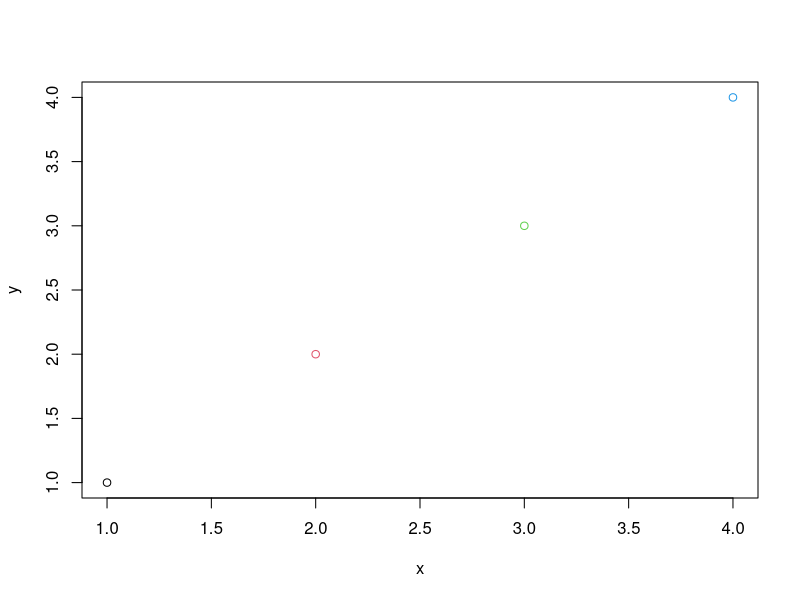
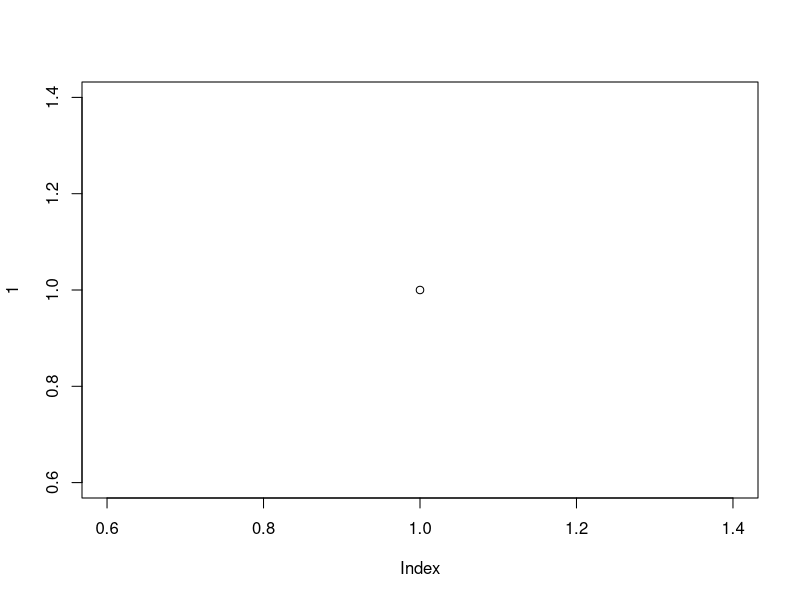

The R source for these figures, in order:
#' ---
#' title: "Introduction to Biostatistical Computing PHC 6937"
#' subtitle: "R function"
#' author: Zhiguang Huo (Caleb)
#' date: "Wednesday August 31, 2022"
#' output:
#'   slidy_presentation: default
#'   ioslides_presentation: default
#'   beamer_presentation: null
#' ---
#' 
#' Why do we need functions
#' ===
#' - If you repeat a procedure more than 2 times, you should consider make it as a function.
#'     - Save your work in the future.
#'     - Avoid mistakes.
#'     
#'     
#' 
#' Component of a R function
#' ===
#' 
#' - All R functions have three parts:
#'     - body(), the code inside the function
#'     - formals(), list of arguments which controls how you can call the function.
#'     - environment(), the map of the location of the function's variables.
#' 
## --------------------------------------------------------------------------------------------------------------------
cubic <- function(x){
  return(x^3)
} 
## x: function argument
## cubic: function name

body(cubic)
formals(cubic)
environment(cubic)

#' 
#' 
#' 
#' Primitive functions
#' ===
#' - Primitive funcitons are exceptions to the rule.
#' - Primitive funcitons, like sum(), call C code directly .Primitive() and contain no R code.
#' - Primitive funcitons are only in the base package, they can be more efficient.
## --------------------------------------------------------------------------------------------------------------------
sum
body(sum)
formals(sum)
environment(sum)

#' 
#' Example - Odds Ratio Function
#' ===
#' - Suppose we want to write a function that calculates the odds ratio $\theta$ of a 2 x 2 contingency table and the asymptotic confidence interval for $\theta$.
#' 
#' ![](../figure/oddsRatioTable.png)
#' 
#' 
#' - Sample odds ratio, 
#'    $$\hat{\theta}=\frac{ad}{bc} $$ 
#' - The asymptotic standard error for $log(\hat{\theta})$ is $$SE(log\hat{\theta})=\sqrt{\frac{1}{a}+\frac{1}{b}+\frac{1}{c}+\frac{1}{d}} $$ 
#' - The asymptotic 100(1-$\alpha$)\% confidence interval for $log\hat{\theta}$ is, $$ log\hat{\theta} \pm z_{\alpha/2}SE(log\hat{\theta}) $$
#' - Exponentiate the upper and lower bounds to get a confidence interval for $\theta$.
#'    
#'     
#' 
#' Example - Odds Ratio Function
#' ===
#' - Consider the following data that describes the relationship between myocardial infarction and aspirin use (Agresti 1996). 
## --------------------------------------------------------------------------------------------------------------------
X <- matrix(c(189, 104, 10845, 10933), nrow=2,
            dimnames=list(Treatment=c("Placebo","Aspirin"), 
                          "Myocardial Infarction"=c("Yes", "No")))
X

#' 
#' Returning Objects
#' ===
#' - Often we will want a function to return an object that can be assigned. The function for returning objects is return(). 
#' - The return() function prints and returns its arguments. 
#' 
## --------------------------------------------------------------------------------------------------------------------
odds.ratio0 <- function(X){
  result <- X[1,1]*X[2,2]/(X[1,2]*X[2,1])
  return(result)
}
odds.ratio0(X)

#' 
#' Returning Objects
#' ===
#' - If the end of a function is reached without calling return(), the value of the last evaluated expression is returned and outputted.
#' 
## --------------------------------------------------------------------------------------------------------------------
odds.ratio1 <- function(X){
  X[1,1]*X[2,2]/(X[1,2]*X[2,1])
}
odds.ratio1(X)

#' 
#' - You can also omit {} if there is only one line for the body
#' 
## --------------------------------------------------------------------------------------------------------------------
odds.ratio2 <- function(X) ## if the function has only one line, don't even need brackets
  X[1,1]*X[2,2]/(X[1,2]*X[2,1])

odds.ratio2(X)

#' 
#' 
#' 
#' Return multiple variables
#' ===
#' - A list is often a good tool for returning multiple objects.
## --------------------------------------------------------------------------------------------------------------------
odds.ratio <- function(X, conf.level=0.95){
  OR <- X[1,1]*X[2,2]/(X[1,2]*X[2,1])
  logOR.SE <- sqrt(sum(1/X))
  
  alpha <- 1 - conf.level
  CI.lower <- exp(log(OR) - qnorm(1 - alpha/2)*logOR.SE)
  CI.upper <- exp(log(OR) + qnorm(1 - alpha/2)*logOR.SE)
  # qnorm returns the quantiles of a Gaussian distribution.
  
  out <- list(OR=OR, CI=c(CI.lower, CI.upper), conf.level=conf.level)
  return(out)
}
odds.ratio(X)
odds.ratio(X)$OR

#' 
#' tracking progress of a function
#' ===
#' - The cat() and print() functions can be used to output results; 
#'     - the cat() function gives more control over the appearance of the output. 
#' 
## --------------------------------------------------------------------------------------------------------------------
odds.ratio <- function(X, conf.level=0.95){
  cat("calculating odds ratio...","\n")
  OR <- X[1,1]*X[2,2]/(X[1,2]*X[2,1])
  logOR.SE <- sqrt(sum(1/X))
  
  cat("calculating confidence interval...","\n")
  alpha <- 1 - conf.level
  CI.lower <- exp(log(OR) - qnorm(1 - alpha/2)*logOR.SE)
  CI.upper <- exp(log(OR) + qnorm(1 - alpha/2)*logOR.SE)
  
  cat("done, returning output...","\n")
  out <- list(OR=OR, CI=c(CI.lower, CI.upper), conf.level=conf.level)
  return(out)
}
out <- odds.ratio(X)

#' 
#' 
#' Verifying Arguments
#' ===
#' - If you are writing a function for others to use it is often a good idea to include code that verifies that the appropriate arguments were entered.
#' - If an argument value is not valid we want to stop executing the expression and return an error message.
#'      - missing(): Can be used to test whether a value was specified as an argument to a function; returns TRUE if a value is not specified and FALSE if a value is specified.
#'      - stop(): Stop execution of the current expression and prints an error.
#'      - warning(): Generate a warning message.
#'      - message(): Generate a diagnostic message.
#'      - stopifnot(): If any of the arguments are not all TRUE then stop() is called and an error message is produced that indicates the first element of the argument list that is not TRUE. 
#' 
#' examples for verifying arguments
#' ===
## --------------------------------------------------------------------------------------------------------------------
odds.ratio <- function(X, conf.level=0.95){
  stopifnot(!missing(X), is.matrix(X),dim(X)==c(2,2),X>0)

  cat("calculating odds ratio...","\n")
  OR <- X[1,1]*X[2,2]/(X[1,2]*X[2,1])
  logOR.SE <- sqrt(sum(1/X))
  
  cat("calculating confidence interval...","\n")
  alpha <- 1 - conf.level
  CI.lower <- exp(log(OR) - qnorm(1 - alpha/2)*logOR.SE)
  CI.upper <- exp(log(OR) + qnorm(1 - alpha/2)*logOR.SE)
  
  cat("done, returning output...","\n")
  out <- list(OR=OR, CI=c(CI.lower, CI.upper), conf.level=conf.level)
  return(out)
}
out <- odds.ratio(X)

#' 
#' 
#' Try catch
#' ===
#' 
#' tryCatch function allows your code to be excuted even error exists
#' 
## --------------------------------------------------------------------------------------------------------------------
# result = tryCatch({
#     expr
# }, warning = function(w) {
#     warning-handler-code
# }, error = function(e) {
#     error-handler-code
# }
# )

#' 
#' - success
## --------------------------------------------------------------------------------------------------------------------
result = tryCatch({
  2^6
}, warning = function(w) {
  print(paste("MY_WARNING:  ",w))
  return("warning")
}, error = function(e) {
  print(paste("MY_ERROR:  ",e))
  return("error")
}
)
result

#' 
#' ---
#' 
#' - warning
#' 
## --------------------------------------------------------------------------------------------------------------------
result = tryCatch({
  1:3 + 1:2
}, warning = function(w) {
  print(paste("MY_WARNING:  ",w))
  return("warning")
}, error = function(e) {
  print(paste("MY_ERROR:  ",e))
  return("error")
}
)
result

#' 
#' ---
#' 
#' - error
#' 
## --------------------------------------------------------------------------------------------------------------------
result = tryCatch({
  "A" + "B"
}, warning = function(w) {
  print(paste("MY_WARNING:  ",w))
  return("warning")
}, error = function(e) {
  print(paste("MY_ERROR:  ",e))
  return("error")
}
)
result

#' 
#' 
#' 
#' 
#' Lexical scoping for R functions
#' ===
#' 
#' Scoping is the set of rules that govern how R looks up the value of a symbol.
#' 
#' - Name masking
#' - fresh start
#' - dynamic lookup
#' 
#' Name masking
#' ===
#' 
#' - If a function doesn't find a variable/function inside a function, it will search one level up
## --------------------------------------------------------------------------------------------------------------------
x <- 1
h <- function(){
  y <- 2
  i <- function(){
    z <- 3
    c(x, y, z)
  }
  i()
}

h()

#' 
#' 
#' A fresh start
#' ===
#' 
## --------------------------------------------------------------------------------------------------------------------
j <- function(){
  if(!exists("a")){
    a <- 1
  } else {
    a <- a + 1
  }
  print(a)
}
j()
j()

#' 
#' Dynamic lookup
#' ===
#' 
## --------------------------------------------------------------------------------------------------------------------
x <- 15
f <- function() x
f()

x <- 20
f()

#' Every operation is a function call 
#' ===
#' 
#' - infix operators: +, -, *, /
## --------------------------------------------------------------------------------------------------------------------
x <- 10; y <- 5; 
x + y
'+'(x, y)

#' 
#' - Control flow operators: for, if while
## --------------------------------------------------------------------------------------------------------------------
for(i in 1:2) cat(i,' ')
'for'(i, 1:2, cat(i,' '))

#' 
#' - Subsetting operator
## --------------------------------------------------------------------------------------------------------------------
x <- 1:10; x[3]
'['(x,3)

#' 
#' 
#' Other infix functions
#' ===
#' 
## --------------------------------------------------------------------------------------------------------------------
## %%: Remainder operator
5 %% 3
## %/%: Integer division
5 %/% 3
## %*% Matrix multiplication
## to be discussed in the future.

## %o% Outer product
1:2 %o% 1:3

## %in% Match operator
c(1,2,3,4,5,6) %in% c(2,6,8)


#' 
#' 
#' Function arguments -- default value
#' ===
#' - default argument of a function can be defined in the function formals
## --------------------------------------------------------------------------------------------------------------------
f <- function(arg, brg=10) 
  list(arg = arg, brg = brg)
str(f(arg=2, brg=10))
str(f(arg=2)) 

#' 
#' - revisit = and <-
#'     - = can be used for assigning value and specifying function argument
#'     - <- can only be used for assigning value.
#' 
#' 
#' Function arguments
#' ===
#' - How to specify function arguments
#'     - complete name
#'     - partial name
#'     - by position
#' - Arguments match order 
#'     1. first by exact name (perfect matching), 
## --------------------------------------------------------------------------------------------------------------------
f <- function(arg, brg=10) 
  list(arg = arg, brg = brg)
str(f(arg=2, brg=10))

#' 
#' ---
#' 
#'     2. then by prefix matching, 
## --------------------------------------------------------------------------------------------------------------------
f <- function(arg, brg=10) 
  list(arg = arg, brg = brg)
str(f(b=10, ar=2))

#'     3. finally by position matching
## --------------------------------------------------------------------------------------------------------------------
f <- function(arg, brg=10) 
  list(arg = arg, brg = brg)
str(f(2, 10))

#' 
#' 
#' function calling habits
#' ===
#' - good calls
## --------------------------------------------------------------------------------------------------------------------
mean(1:10); mean(1:10, na.rm = TRUE)

#' 
#' - overkill
## --------------------------------------------------------------------------------------------------------------------
mean(x=1:10)

#' 
#' - confusing
## --------------------------------------------------------------------------------------------------------------------
mean(1:10, n = T); mean(1:10, , FALSE); mean(1:10, 0.05); mean(, TRUE, x = c(1:10, NA))

#' 
#' 
#' Extra argument: ...
#' ===
#' 
#' - ...: allows variability in the arguments given to R functions
#' - First check the function argument of plot()
#' - We will create a new function which will pass extra argument to another function
## --------------------------------------------------------------------------------------------------------------------
myPlot <- function(x,y,...){
  plot(x,y,...)
}
myPlot(1:4,1:4,col=1:4)

#' 
#' 
#' calling a function given a list of arguments
#' ===
#' - If you have a list of function arguments: 
#'     - args <- list(1:10, na.rm=TRUE)
#' - How could you then send that list to mean()? 
#'     - Need do.call()
## --------------------------------------------------------------------------------------------------------------------
do.call(mean, list(1:10, na.rm=TRUE))
mean(1:10, na.rm=TRUE)

#' 
#' 
#' R path function
#' ===
#' 
#' - getwd(): get current working directory
## --------------------------------------------------------------------------------------------------------------------
getwd()

#' 
#' - setwd(): set current working directly
## --------------------------------------------------------------------------------------------------------------------
WD0 <- getwd()
setwd("~") ## ~ represent user home directly 
getwd()
setwd(WD0)
getwd()

#' 
#' Directory information
#' ===
#' 
#' - dir(): show all files available under current working directory.
## --------------------------------------------------------------------------------------------------------------------
dir()
dir("~")

#' 
#' ---
#' 
#' - file.exist(): check a certain filename already
#' 
## --------------------------------------------------------------------------------------------------------------------
file.exists("result.Rdata")
file.exists("amatrix.csv")

#' 
#' - dir.create(): create a new folder
## --------------------------------------------------------------------------------------------------------------------
dir.create("tmp")
dir.create("tmp") # there is a warning message if the folder already exist.

#' 
#' - dir.exists(): chech if a directory already exists.
#' 
#' 
#' 
#' Time function - Keep track the time of your progress
#' ===
#' - Sys.time()
#' 
## --------------------------------------------------------------------------------------------------------------------
start <- Sys.time()
sum(1:1e4)
end <- Sys.time()
end - start

start <- Sys.time()
result <- 0
for(i in 1:1e4){
  result <- result + i
}
result
end <- Sys.time()
end - start

#' 
#' Lazy Evaluation
#' ===
#' - R performs **lazy evaluation** of function arguments. The arguments are not evaluated until they are required.
#'     - Lazy evaluation can save time and memory if the arguments are not needed.
#'     - The function force() forces the evaluation of a function argument.
#' - Consider the function 
## --------------------------------------------------------------------------------------------------------------------
f <- function(x, y=x){
  x <- x + 1
  return(y)
}
f(1)

#' - Since there is no argument for y, R evaluates the default value of y only when it is needed. 
## --------------------------------------------------------------------------------------------------------------------
f <- function(x, y=x){
  force(y) # force to evaluate y.
  x <- x + 1
  return(y)
}
f(1)

#' 
#' 
#' Anonymous functions
#' ===
#' 
#' - You use an anonymous function when it's not worth the effort to give it a name
#' - Like all functions in R, anonymous functions have formals(), body() and a parent environment()
#' 
## --------------------------------------------------------------------------------------------------------------------
function(x=4) x^2 + 1
formals(function(x=4) x^2 + 1)
body(function(x=4) x^2 + 1)
environment(function(x=4) x^2 + 1)

#' 
#' Call functions from another library
#' ===
#' - You can use functions from other packages by library
## --------------------------------------------------------------------------------------------------------------------
library(survival)

## seek for help about the survival package
help(package=survival)

## get help for a specific function
?coxph

## head(coxph)
## args(coxph)
## coxph


detach("package:survival", unload=TRUE) ## remove survival package from R loaded environment

#' 
#' 
#' Environments
#' ===
#' - Only introduce the basic structure of R environments.
#' - Refer to Chapter 8 of Advanced R book for details.
#' [http://adv-r.had.co.nz/Environments.html](http://adv-r.had.co.nz/Environments.html)
#' 
#' 
#' Basic Environments
#' ===
#' - The job of an environment is to associate, or bind, a set of names to a set of values.
#' - You can think of an environment as a bag of names.
## --------------------------------------------------------------------------------------------------------------------
e <- new.env()
e$a <- FALSE
e$b <- "a"
e$c <- 2:3
e$d <- 1:3

#' ![](../figure/environment.png)
#' 
#' 
#' Basic environments
#' ===
#' 
#' Generally, an environment is similar to a list, with following important exceptions.
#' 
#' - Every object in an environment has a unique name.
#' - The objects in an environment are not ordered.
#' - An environment has a parent.
#' 
#' There are four special environments:
#' 
#' - The globalenv(), or global environemnt, is the interactive workspace which you normally work on. The parent of the global environment is the last package you attached.
#' - The baseenv(), or base environment, is the environment of the base package. Its parent is the empty environment.
#' - emptyenv(), or empty environment, is the ultimate ancestor of all environments, and the only environment without a parent.
#' - environment() is the current environment.
#' 
#' 
#' Environment search path
#' ===
#' 
#' ![](../figure/searchPath.png)
#' 
#' 
#' 
## --------------------------------------------------------------------------------------------------------------------
search() ## lists all parents of the global environment.
parent.env(globalenv())

#' 
#' Example
#' ===
#' 
#' 
## --------------------------------------------------------------------------------------------------------------------
plot(1)
environment(plot)

#' 
#' 
#' User-defined function will be in the global environment,
#' which will mask the function (of the same name) in the other loaded packages.
#' 
## --------------------------------------------------------------------------------------------------------------------
plot <- function(x) print(x)
plot(1)
environment(plot)

#' 
#' 
#' 
#' Load a new package
#' ===
## --------------------------------------------------------------------------------------------------------------------
library(mclust)
search() ## lists all parents of the global environment.

#' 
#' Load a new package 2
#' ===
#' 
## --------------------------------------------------------------------------------------------------------------------
environment(combn)
library(combinat)
search() ## lists all parents of the global environment.

#' 
#' ---
#' 
## --------------------------------------------------------------------------------------------------------------------
environment(combn)
environment(utils::combn)
environment(combinat::combn)

#' 
#' - Use :: to specify namespace
#' 
#' Function utility searching (optional)
#' ===
## --------------------------------------------------------------------------------------------------------------------
x <- matrix(1:4,nrow=2,ncol=2)
nrow
nrow(x)
dim(x)
dim <- function() c(1,1)
## guess what is nrow(x)

#' 
#' ---
#' 
## --------------------------------------------------------------------------------------------------------------------
nrow(x) ## A function in a package will always use the utilities within its namespace first
## this is how R prevents external/global functions from affecting utilities functions inside a package
environment(nrow)
environment(dim)
environment(base::dim)

#' 
#' 
#' ![](../figure/dim_ncol.png){width=50%}
#' 
#' 
#' 
#' 
#' References
#' ===
#' 
#' - [http://adv-r.had.co.nz](http://adv-r.had.co.nz)
#' - [http://www.stat.cmu.edu/~ryantibs/statcomp/](http://www.stat.cmu.edu/~ryantibs/statcomp/)
#' 
#' 
#' 
